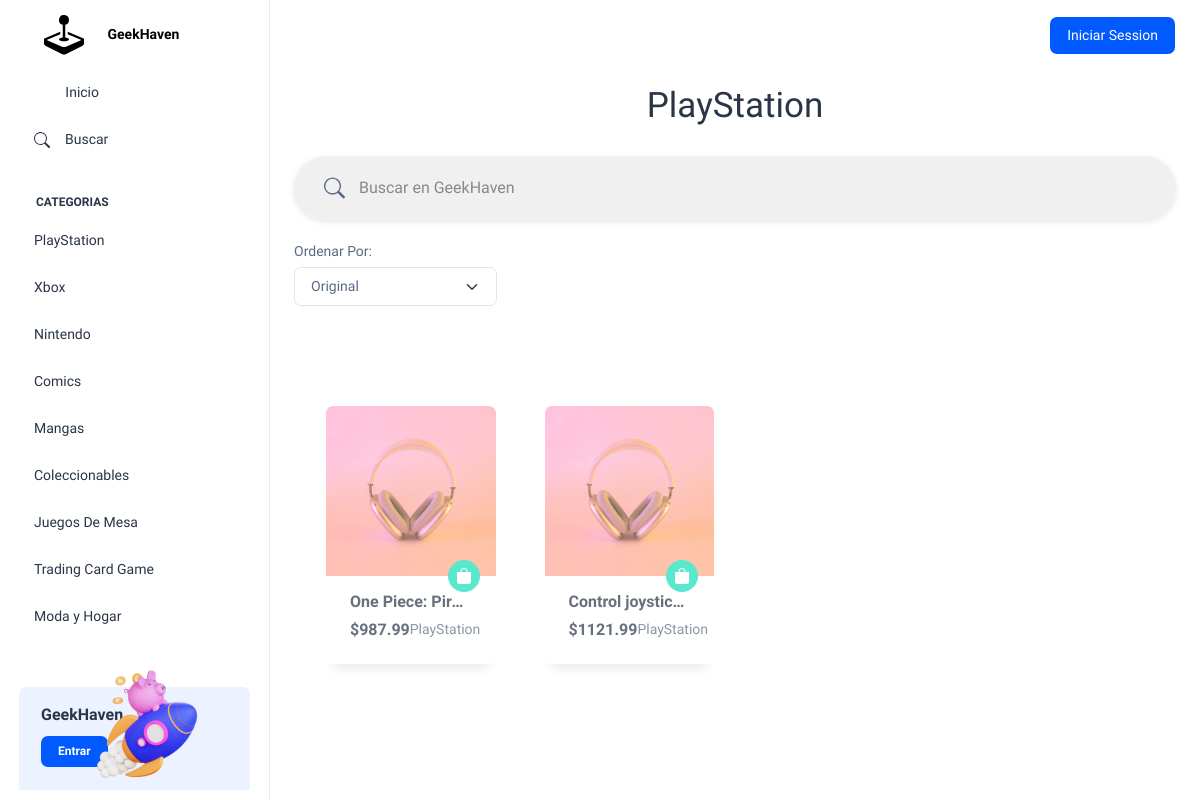
/src/views/user/cat.php?id=1, run on the app's committed database.
### tables this page shows
CREATE TABLE `categorias` (
  `id_cat` int(11) NOT NULL,
  `nom_cat` varchar(50) NOT NULL
);

CREATE TABLE `productos` (
  `id_producto` int(11) NOT NULL,
  `nom_producto` varchar(100) DEFAULT NULL,
  `precio` double DEFAULT NULL,
  `descripcion` varchar(500) DEFAULT NULL,
  `existencia` int(11) DEFAULT NULL,
  `estado` varchar(50) DEFAULT NULL,
  `id_cat` int(11) DEFAULT NULL,
  `tipo_id` int(11) DEFAULT NULL,
  `universo_id` int(11) DEFAULT NULL,
  `fecha` timestamp NOT NULL DEFAULT current_timestamp() ON UPDATE current_timestamp(),
  `precio_base` float DEFAULT NULL
);

### src/data/Database.php (called while the page is built, shortened)
<?php
class Database
{
    private $servername = "localhost";
    private $username = "root";
    private $password = "";
    private $dbname = "geekhaven";
    private $conn;
    public function __construct()
    {
        try {
            $this->conn = new PDO("mysql:host=$this->servername;dbname=$this->dbname", $this->username, $this->password);
            $this->conn->setAttribute(PDO::ATTR_ERRMODE, PDO::ERRMODE_EXCEPTION);
            $this->conn->exec("set names utf8");
        } catch (PDOException $e) {
            echo "Error en la conexión: " . $e->getMessage();
        }
    }
    public function ejecutarConsulta($sql, $params = [])
    {
        try {
            $stmt = $this->conn->prepare($sql);
            $stmt->execute($params);
            return $stmt;
        } catch (PDOException $e) {
            echo "Error en la consulta: " . $e->getMessage();
            return null;
        }
    }
    public function seleccionarDatos($sql, $params = [])
    {
        $stmt = $this->ejecutarConsulta($sql, $params);
        if ($stmt) {
            return $stmt->fetchAll(PDO::FETCH_ASSOC);
        } else {
            return null;
        }
    }
}
?>

### src/views/user/cat.php (the view, shortened to what this page needs)
<?php
    $db = new Database;
    $sql = "SELECT * FROM categorias";
    $categorias =$db->seleccionarDatos($sql);
    if (isset($_GET['id'])) {
        $id_categoria = $_GET['id'];
      }
      $sql = "SELECT * from productos inner JOIN categorias on categorias.id_cat=productos.id_cat WHERE categorias.id_cat='$id_categoria';";
      $prd=$db->seleccionarDatos($sql);
      $sql="select * from categorias where id_cat='$id_categoria'";
      $nom_categoria=$db->seleccionarDatos($sql);
      foreach ($nom_categoria as $nom_cat)
      $nombre_categoria=$nom_cat['nom_cat'];
?>
<!DOCTYPE html>
<html lang="en">
<head>
    <link rel="stylesheet" href="/geekhaven/src/views/admin/assets/css/styles.min.css" />
    <link rel="stylesheet" href="/geekhaven/bootstrap/css/estilos.css" />
</head>
<body>
<?php include($_SERVER['DOCUMENT_ROOT'] . '/geekhaven/templates/navbar_user.php'); ?>
<div class="container-fluid">
<center><h1> <?php echo $nombre_categoria; ?> </h1></center>
<br>
<div class="search-container">
        <form class="d-flex primary" role="search" style="witdh:100%" id="miFormulario">
            <input data-table="table_id" name="filtro1" class="light-table-filter" type="text" id="search-input" placeholder=" Buscar en GeekHaven">
        </form>
</div>
    <div>
        <form action="cat.php" method="get">
            <br>
            <label>Ordenar Por:</label>
           <div class="row">
            <div class="col-12 col-md-3">
            <select class="form-select" style="margin-top:5px;" aria-label="Default select example" name="filtro1" id="filtro1" >
                <option name="Original" value="opcion1">Original</option>
            </select>
            </div>
           </div>
        </form>
    </div>
        <div class="row"  style="margin-left:20px"  id="contenidoopcion5">
            <?php
            $SQL = "SELECT * from productos inner JOIN categorias on categorias.id_cat=productos.id_cat WHERE categorias.id_cat='$id_categoria';";
            $con = $db->seleccionarDatos($SQL);
            if (!empty($con)) {
                foreach ($con as $fila) {
                    ?>
                        <div class="col-sm-6 col-xl-3">
                        <div class="scroll-appear">
                            <div class="card overflow-hidden rounded-2">
                            <div class="position-relative">
    <a href="/geekhaven/src/views/user/productos.php?id=<?php echo $fila['id_producto']?>"><img src="/geekhaven/src/views/admin/assets/images/products/s4.jpg" class="card-img-top rounded-0" alt="..."></a>
    <a href="javascript:void(0)" class="bg-success rounded-circle p-2 text-white d-inline-flex position-absolute bottom-0 end-0 mb-n3 me-3" data-bs-toggle="tooltip" data-bs-placement="top" data-bs-title="Add To Cart"><svg xmlns="http://www.w3.org/2000/svg" width="16" height="16" fill="currentColor" class="bi bi-bag-fill" viewBox="0 0 16 16">
<path d="M8 1a2.5 2.5 0 0 1 2.5 2.5V4h-5v-.5A2.5 2.5 0 0 1 8 1zm3.5 3v-.5a3.5 3.5 0 1 0-7 0V4H1v10a2 2 0 0 0 2 2h10a2 2 0 0 0 2-2V4h-3.5z"></path>
</svg>
    </a>
  </div>
  <div class="card-body pt-3 p-4">
        <div style="width:100%;">
        <h6 class="fw-semibold fs-4 text-truncate"> <?php echo $fila['nom_producto']  ?>  </h6>
        </div>
    <div class="d-flex align-items-center justify-content-between">
      <h6 class="fw-semibold fs-4 mb-0"><?php echo '$' . $fila['precio']; ?></h6>
      <ul class="list-unstyled d-flex align-items-center mb-0">
      <?php echo $fila['nom_cat']  ?>                  </ul>
    </div>
  </div>
                            </div>
                            </div>
                        </div>
                    <?php
                }
            }
            else{
              ?>
<div style="padding-top:70px">
<center><h3 style="color:#eb6d6d">Lo sentimos, no se han publicado productos por el momento.</h3></center>
</div>
            <?php
            }
            ?>
        </div>
    </div>
    </body>
</html>

### templates/navbar_user.php (shortened to what this page needs)
<?php
$sql="select * from categorias";
$categorias=$db->seleccionarDatos($sql);
?>
<div class="page-wrapper" id="main-wrapper" data-layout="vertical" data-navbarbg="skin6" data-sidebartype="full"
    data-sidebar-position="fixed" data-header-position="fixed">
    <aside class="left-sidebar" style="    background: #ffffffde; backdrop-filter: blur(70px);">
      <div>
        <div class="brand-logo d-flex align-items-center justify-content-between">
          <a href="/geekhaven/index.php" class="text-nowrap logo-img">
            <b style="color: black;">GeekHaven</b>
          </a>
        </div>
        <nav class="sidebar-nav scroll-sidebar" data-simplebar="">
          <ul id="sidebarnav">
            <li class="sidebar-item">
              <a class="sidebar-link" href="/geekhaven/index.php" aria-expanded="false">
                <span>
                  <i class="ti ti-layout-dashboard"></i>
                </span>
                <span class="hide-menu">Inicio</span>
              </a>
            </li>
            <li class="sidebar-item">
              <a class="sidebar-link" href="/geekhaven/src/views/user/buscar.php" aria-expanded="false">
                <span>
                </span>
                <span class="hide-menu">Buscar</span>
              </a>
            </li>
            <li class="nav-small-cap">
              <span class="hide-menu">Categorias</span>
            </li>
            <?php
                foreach($categorias as $categoria){
            ?>
            <li class="sidebar-item">
            <a class="sidebar-link" href="/geekhaven/src/views/user/cat.php?id=<?php echo $categoria['id_cat']; ?>" aria-expanded="false">
                <span class="hide-menu" id="ncat"><?php echo $categoria['nom_cat'] ?></span>
              </a>
            </li>
            <?php
               }
            ?>
<?php if(!isset($_SESSION['user'])){
?>
<li>
<div class="unlimited-access hide-menu bg-light-primary position-relative mb-7 mt-5 rounded">
            <div class="d-flex">
              <div class="unlimited-access-title me-3">
                <h6 class="fw-semibold fs-4 mb-6 text-dark w-85">GeekHaven</h6>
                <a href="/geekhaven/src/views/user/login.php" style=" background-color: #005aff; color: #fff;" class="btn fs-2 fw-semibold lh-sm" style="">Entrar</a>
              </div>
              <div class="unlimited-access-img">
                <img src="/geekhaven/src/views/admin/assets/images/backgrounds/rocket.png" alt="" class="img-fluid">
              </div>
            </div>
          </div>
          <br>
</li>
            <?php  }  ?>
          </ul>
        </nav>
      </div>
    </aside>
    <div class="body-wrapper">
      <header class="app-header" style="    background: #ffffffde;backdrop-filter: blur(70px);">
        <nav class="navbar navbar-expand-lg navbar-light">
          <div class="navbar-collapse justify-content-end px-0" id="navbarNav">
            <ul class="navbar-nav flex-row ms-auto align-items-center justify-content-end">
            <?php if(!isset($_SESSION['user'])){?>
<a href="/geekhaven/src/views/user/login.php"> <button type="button" class="btn" style="background: #005aff; color:white">Iniciar Session</button></a>
            <?php  }
              else{?>
  <?php
  if(isset($id_orden)){
  $CantidadDePrdQry="SELECT COUNT(*) AS productos FROM(SELECT PRD.id_producto,PRD.nom_producto, PRD.descripcion, usuarios.id_usuario as usr, detalle_orden.cantidad as cantidad, detalle_orden.estatus as stat, detalle_orden.id_orden
  FROM usuarios
  JOIN detalle_orden on usuarios.id_usuario=detalle_orden.id_usuario
  JOIN (SELECT * from productos) as PRD on PRD.id_producto = detalle_orden.id_producto
  WHERE usuarios.id_usuario = $usr and detalle_orden.estatus=0 and detalle_orden.id_orden=$id_orden) as PCN";
  $Cantidad=$db->seleccionarDatos($CantidadDePrdQry);
  if(!empty($Cantidad)){
  ?>
    <span style="width:37px; background:#005aff; z-index:0"class="mt-3 position-absolute top-0 start-100 translate-middle badge rounded-pill">
      <?php
      foreach($Cantidad as $res){
        echo $res['productos'];
      }
      ?>
    </span>
    <?php }
    else{
    }
    ?>
<svg xmlns="http://www.w3.org/2000/svg" width="30" height="30" fill="black" class="bi bi-bag-fill" viewBox="0 0 16 16">
  <path d="M8 1a2.5 2.5 0 0 1 2.5 2.5V4h-5v-.5A2.5 2.5 0 0 1 8 1zm3.5 3v-.5a3.5 3.5 0 1 0-7 0V4H1v10a2 2 0 0 0 2 2h10a2 2 0 0 0 2-2V4h-3.5z"/>
</svg>
</button>
             </li>
             <?php
}
else{
   ?>
   <?php
}}
              ?>
            </ul>
          </div>
        </nav>
      </header>

### data on the page
categorias: nom_cat "PlayStation"
categorias: nom_cat "Xbox"
categorias: nom_cat "Nintendo"
categorias: nom_cat "Comics"
categorias: nom_cat "Mangas"
categorias: nom_cat "Coleccionables"
categorias: nom_cat "Juegos De Mesa"
categorias: nom_cat "Trading Card Game"
categorias: nom_cat "Moda y Hogar"
productos: nom_producto "One Piece: Pira…", precio "987.99", id_cat.nom_cat "PlayStation"
productos: nom_producto "Control joystic…", precio "1121.99", id_cat.nom_cat "PlayStation"
